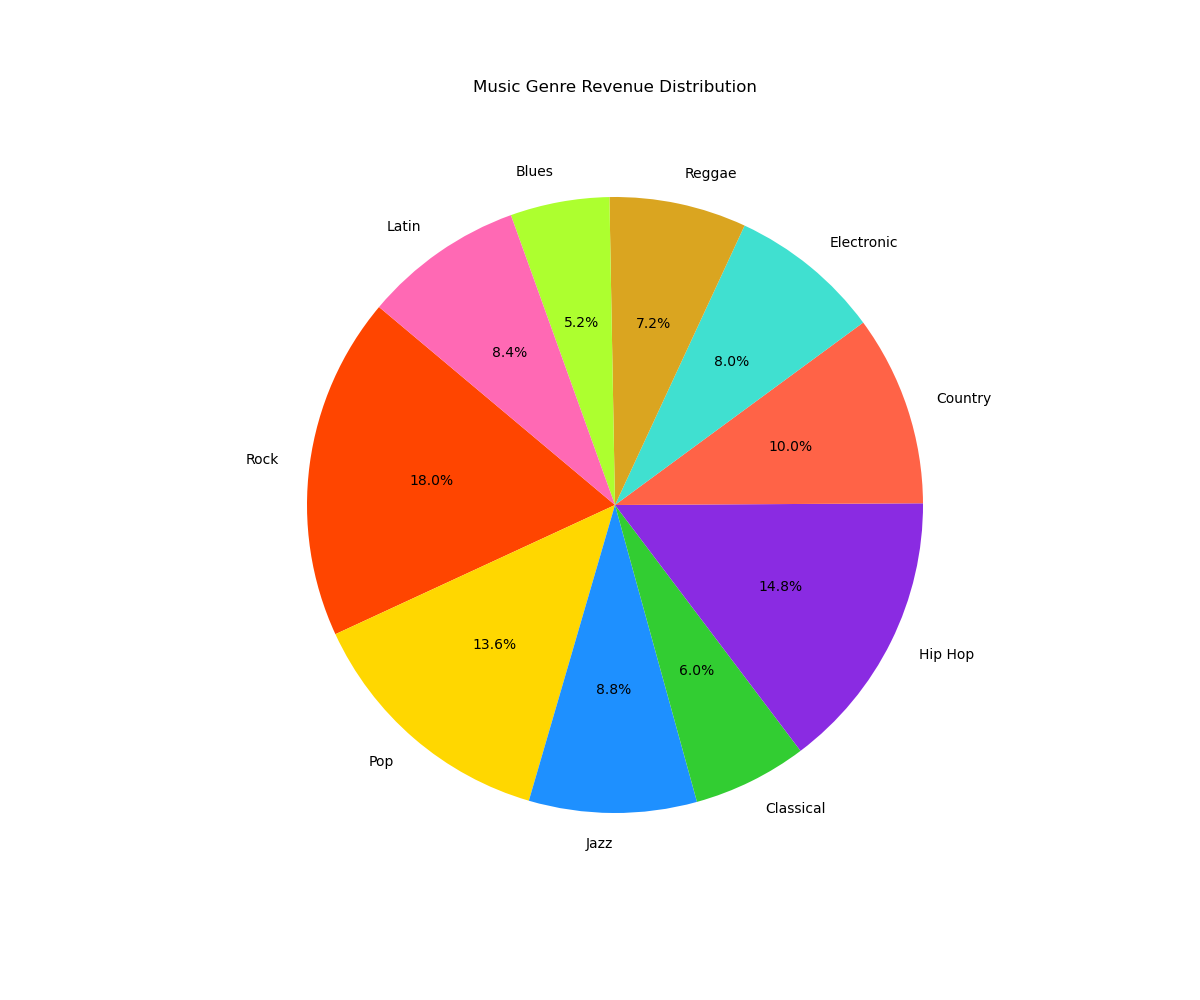

Source code (Python):

import matplotlib.pyplot as plt

# Data to plot
genres = [
    'Rock', 'Pop', 'Jazz', 'Classical', 'Hip Hop', 
    'Country', 'Electronic', 'Reggae', 'Blues', 'Latin'
]
revenue = [45000, 34000, 22000, 15000, 37000, 25000, 20000, 18000, 13000, 21000]

# Define colors for each genre
colors = [
    '#FF4500', '#FFD700', '#1E90FF', '#32CD32', '#8A2BE2',
    '#FF6347', '#40E0D0', '#DAA520', '#ADFF2F', '#FF69B4'
]

# Creating the pie chart
plt.figure(figsize=(12,10))
plt.pie(revenue, labels=genres, colors=colors, autopct='%1.1f%%', startangle=140)

# Title of the chart
plt.title('Music Genre Revenue Distribution', pad=20)

plt.show()
